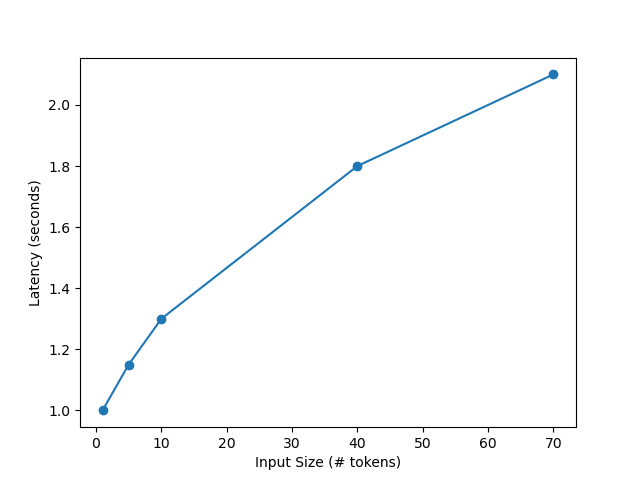

This chart was generated by the following Python code:
import matplotlib.pyplot as plt

plot_fname = "plot.png"
x = [1, 5, 10, 40, 70] # e.g. batch sizes
#y = [0.234, 0.297, 0.375] # mean timings
y = [1.0, 1.15, 1.3, 1.8, 2.1] # mean timings

plt.plot(x, y, '-o')
plt.xlabel('Input Size (# tokens)')
plt.ylabel('Latency (seconds)')
plt.savefig(plot_fname)
# or plot.show() if you e.g. copy results to laptop

